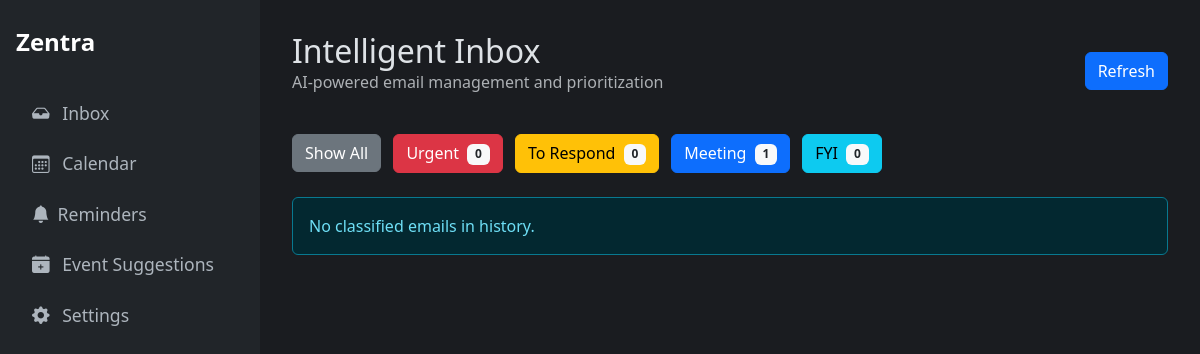
Page /recent_classified?category=Urgent on the earlier database version.
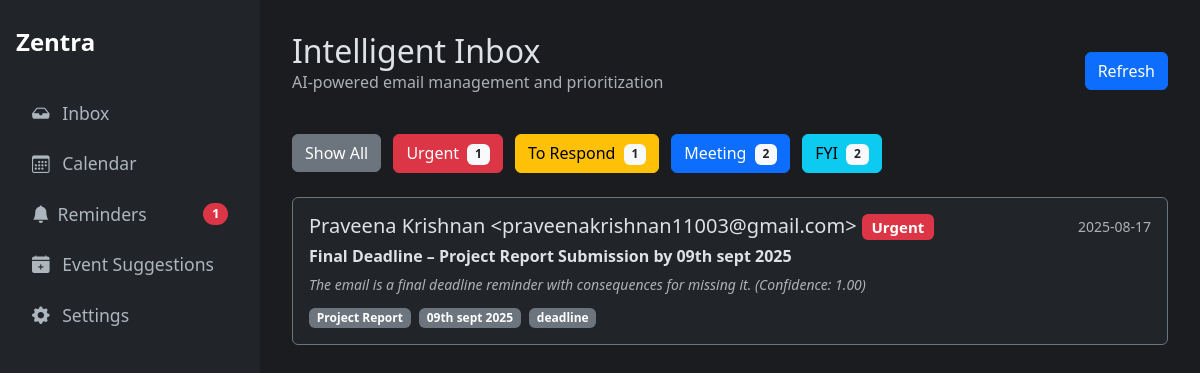
Same page on the later database version.
### tables this page shows
CREATE TABLE classifications (
    id INTEGER PRIMARY KEY AUTOINCREMENT,
    gmail_message_id TEXT UNIQUE NOT NULL, -- NEW: Added unique message ID
    created_at TIMESTAMP NOT NULL DEFAULT CURRENT_TIMESTAMP,
    subject TEXT NOT NULL,
    sender TEXT NOT NULL,
    body TEXT,
    category TEXT,
    confidence REAL,
    priority_analysis TEXT,
    category_reason TEXT,
    summary TEXT,
    important_terms TEXT,
    response_draft TEXT
);

### Oauth.py (the view)
@app.route("/recent_classified")
def recent_classified_view():
    category_filter = request.args.get('category', None)
    classifications = database.get_recent_classifications(category_filter=category_filter)
    category_counts = database.get_category_counts()
    category_colors = {"Urgent": "danger", "To Respond": "warning", "Meeting": "primary", "FYI": "info", "Uncategorized": "secondary"}
    return render_template("history.html", classifications=classifications, counts=category_counts, category_colors=category_colors)

### Oauth.py (called while the page is built)
@app.context_processor
def inject_counts():
    pending_reminders_count = database.get_pending_reminders_count()
    return dict(pending_reminders_count=pending_reminders_count)

### database.py (called while the page is built)
def get_db_connection():
    conn = sqlite3.connect(DATABASE_FILE, timeout=10)
    conn.row_factory = sqlite3.Row
    return conn

def get_recent_classifications(category_filter=None, limit=25):
    conn = get_db_connection()
    query = """
        SELECT
            c.id, c.subject, c.sender, c.category, c.confidence,
            c.category_reason, c.important_terms, c.created_at,
            s.status as suggestion_status
        FROM
            classifications c
        LEFT JOIN
            suggested_events s ON c.id = s.source_email_id
    """
    params = []
    if category_filter:
        query += ' WHERE c.category = ?'
        params.append(category_filter)
    query += ' ORDER BY c.id DESC LIMIT ?'
    params.append(limit)
    classifications = conn.execute(query, tuple(params)).fetchall()
    conn.close()
    return classifications

### templates/history.html (shortened to what this page needs)
{% extends "layout.html" %}
{% block content %}
<div class="d-flex justify-content-between align-items-center mb-4">
  <div>
    <h1 class="h2 mb-0">Intelligent Inbox</h1>
    <p class="text-muted">AI-powered email management and prioritization</p>
  </div>
  <a href="/recent_classified" class="btn btn-primary">Refresh</a>
</div>
<div class="mb-4">
  <a href="/recent_classified" class="btn btn-secondary me-2">Show All</a>
  <a href="/recent_classified?category=Urgent" class="btn btn-danger me-2">Urgent <span class="badge bg-light text-dark ms-1">{{ counts.get('Urgent', 0) }}</span></a>
  <a href="/recent_classified?category=To Respond" class="btn btn-warning me-2">To Respond <span class="badge bg-light text-dark ms-1">{{ counts.get('To Respond', 0) }}</span></a>
  <a href="/recent_classified?category=Meeting" class="btn btn-primary me-2">Meeting <span class="badge bg-light text-dark ms-1">{{ counts.get('Meeting', 0) }}</span></a>
  <a href="/recent_classified?category=FYI" class="btn btn-info">FYI <span class="badge bg-light text-dark ms-1">{{ counts.get('FYI', 0) }}</span></a>
</div>
{% for item in classifications %}
<a href="/classification/{{ item.id }}" class="text-decoration-none text-white">
  <div class="card mb-3 bg-dark border-secondary">
    <div class="card-body">
      <div class="d-flex w-100 justify-content-between">
        <div class="flex-grow-1">
          <h5 class="mb-1">{{ item.sender }} <span class="badge bg-{{ category_colors.get(item.category, 'secondary') }}">{{ item.category }}</span>
          </h5>
          <p class="mb-1"><strong>{{ item.subject }}</strong></p>
          <p class="mb-0 text-muted fst-italic">
            <small>{{ item.category_reason }} (Confidence: {{ "%.2f"|format(item.confidence|float) }})</small>
          </p>
          <div class="mt-2">
            {% if item.important_terms %}
              {% for term in item.important_terms.split(',')[:3] %}
                {% if term.strip() %}
                  <span class="badge bg-secondary me-1">{{ term.strip() }}</span>
                {% endif %}
              {% endfor %}
            {% endif %}
          </div>
        </div>
        <div class="text-end">
          <small class="text-muted">{{ item.created_at[:10] }}</small>
        </div>
      </div>
    </div>
  </div>
</a>
{% else %}
<div class="alert alert-info">No classified emails in history.</div>
{% endfor %}
{% endblock %}

Differences in the rows shown:
added classifications: sender "Praveena Krishnan <praveenakrishnan11003@gmail.com>", category "Urgent", subject "Final Deadline – Project Report Submission by 09th sept 2025", category_reason "The email is a final deadline reminder with consequences for missing it.", confidence "1.00", strip "Project Report" "09th sept 2025" "deadline", created_at "2025-08-17"
Other differences:
{{ pending_reminders_count }}: (not shown) → "1"
{{ counts.get('Urgent', 0) }}: "0" → "1"
{{ counts.get('To Respond', 0) }}: "0" → "1"
{{ counts.get('Meeting', 0) }}: "1" → "2"
{{ counts.get('FYI', 0) }}: "0" → "2"
text no longer shown: "No classified emails in history."
